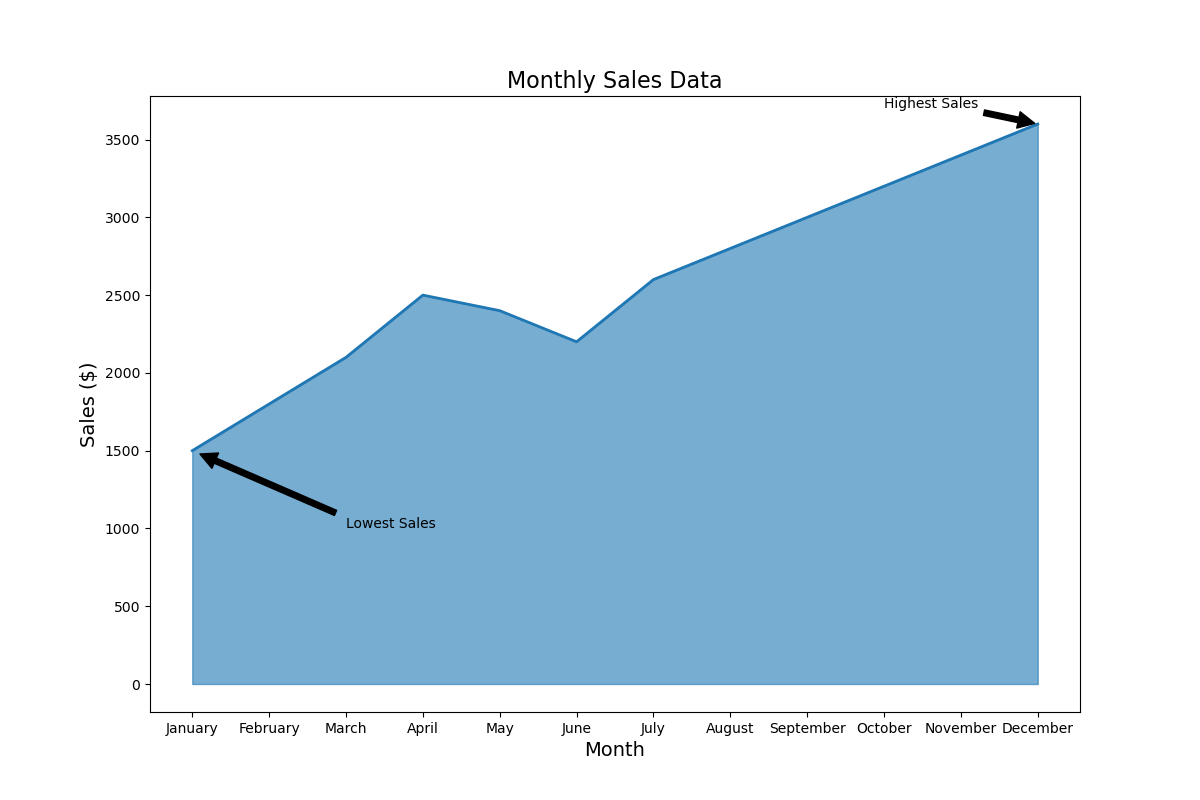

Write the Python code that produced this figure.

import matplotlib.pyplot as plt
import pandas as pd

# Data
data = {
    'Month': ['January', 'February', 'March', 'April', 'May', 'June', 
              'July', 'August', 'September', 'October', 'November', 'December'],
    'Sales': [1500, 1800, 2100, 2500, 2400, 2200, 2600, 2800, 3000, 3200, 3400, 3600]
}

# Create DataFrame
df = pd.DataFrame(data)

# Plot
plt.figure(figsize=(12, 8))
plt.fill_between(df['Month'], df['Sales'], color='#1f77b4', alpha=0.6)
plt.plot(df['Month'], df['Sales'], color='#1f77b4', linewidth=2)

# Annotations
plt.annotate('Highest Sales', xy=('December', 3600), xytext=('October', 3700),
             arrowprops=dict(facecolor='black', shrink=0.05))
plt.annotate('Lowest Sales', xy=('January', 1500), xytext=('March', 1000),
             arrowprops=dict(facecolor='black', shrink=0.05))

# Titles and labels
plt.title('Monthly Sales Data', fontsize=16)
plt.xlabel('Month', fontsize=14)
plt.ylabel('Sales ($)', fontsize=14)

# Show plot
plt.show()
